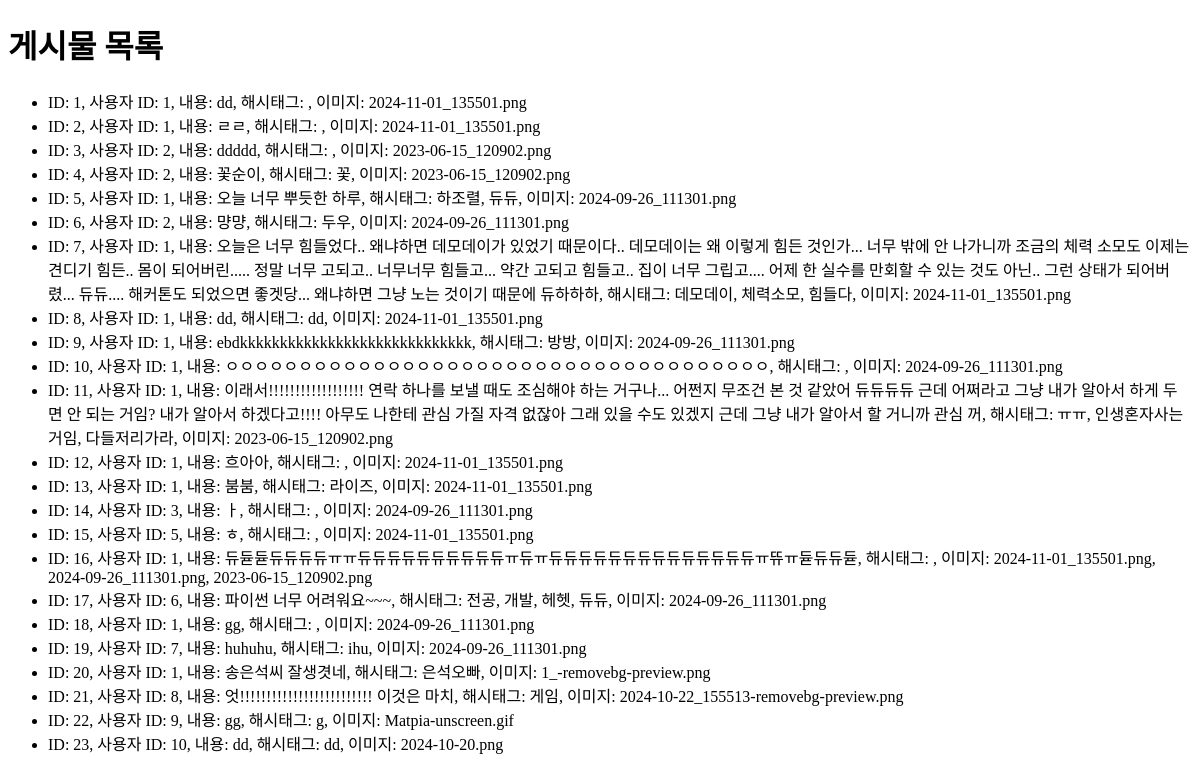
Page /posts on the earlier database version.
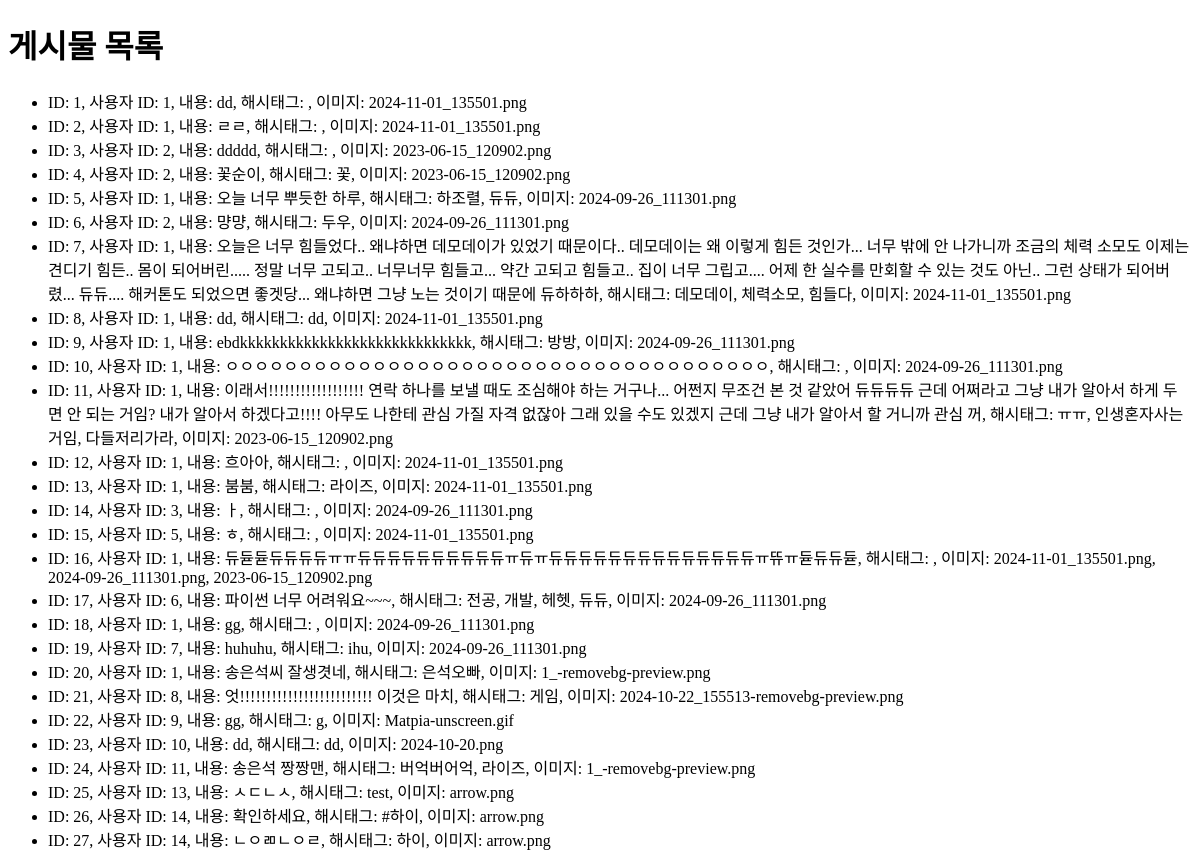
Same page on the later database version.
### app.py (models this page shows)
class Post(db.Model):
    id = db.Column(db.Integer, primary_key=True)
    user_id = db.Column(db.Integer, db.ForeignKey('user.id'), nullable=False)
    content = db.Column(db.Text, nullable=False)  # 이 줄이 추가되었는지 확인
    image_filename = db.Column(db.String(200))
    hashtags = db.Column(db.String(500))
    color = db.Column(db.String(7), default='#000000')

### app.py (the view)
@app.route('/posts')
def view_posts():
    all_posts = Post.query.all()  # 모든 포스트 가져오기
    return render_template('posts.html', posts=all_posts)  # posts.html 템플릿 렌더링

### templates/posts.html (shortened to what this page needs)
<!DOCTYPE html>
<html lang="ko">
<head>
</head>
<body>
    <h1>게시물 목록</h1>
    <ul>
        {% for post in posts %}
            <li>
                ID: {{ post.id }},
                사용자 ID: {{ post.user_id }},
                내용: {{ post.content }},
                해시태그: {{ post.hashtags }},
                이미지: {{ post.image_filename }}
            </li>
        {% endfor %}
    </ul>
</body>
</html>

Differences in the rows shown:
added Post: id "24", user_id "11", content "송은석 짱짱맨", hashtags "버억버어억, 라이즈", image_filename "1_-removebg-preview.png"
added Post: id "25", user_id "13", content "ㅅㄷㄴㅅ", hashtags "test", image_filename "arrow.png"
added Post: id "26", user_id "14", content "확인하세요", hashtags "#하이", image_filename "arrow.png"
added Post: id "27", user_id "14", content "ㄴㅇㄻㄴㅇㄹ", hashtags "하이", image_filename "arrow.png"
